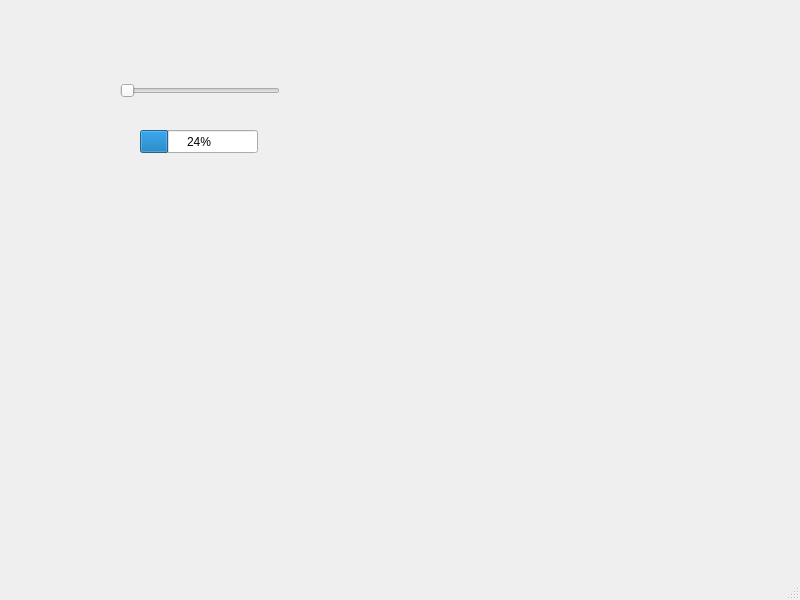
<?xml version="1.0" encoding="UTF-8"?>
<ui version="4.0">
 <class>MainWindow</class>
 <widget class="QMainWindow" name="MainWindow">
  <property name="geometry">
   <rect>
    <x>0</x>
    <y>0</y>
    <width>800</width>
    <height>600</height>
   </rect>
  </property>
  <property name="windowTitle">
   <string>MainWindow</string>
  </property>
  <widget class="QWidget" name="centralwidget">
   <widget class="QSlider" name="horizontalSlider">
    <property name="geometry">
     <rect>
      <x>120</x>
      <y>80</y>
      <width>160</width>
      <height>22</height>
     </rect>
    </property>
    <property name="orientation">
     <enum>Qt::Horizontal</enum>
    </property>
   </widget>
   <widget class="QProgressBar" name="progressBar">
    <property name="geometry">
     <rect>
      <x>140</x>
      <y>130</y>
      <width>118</width>
      <height>23</height>
     </rect>
    </property>
    <property name="value">
     <number>24</number>
    </property>
   </widget>
  </widget>
  <widget class="QMenuBar" name="menubar">
   <property name="geometry">
    <rect>
     <x>0</x>
     <y>0</y>
     <width>800</width>
     <height>21</height>
    </rect>
   </property>
  </widget>
  <widget class="QStatusBar" name="statusbar"/>
 </widget>
 <resources/>
 <connections>
  <connection>
   <sender>horizontalSlider</sender>
   <signal>valueChanged(int)</signal>
   <receiver>progressBar</receiver>
   <slot>setValue(int)</slot>
   <hints>
    <hint type="sourcelabel">
     <x>194</x>
     <y>108</y>
    </hint>
    <hint type="destinationlabel">
     <x>194</x>
     <y>158</y>
    </hint>
   </hints>
  </connection>
 </connections>
</ui>
